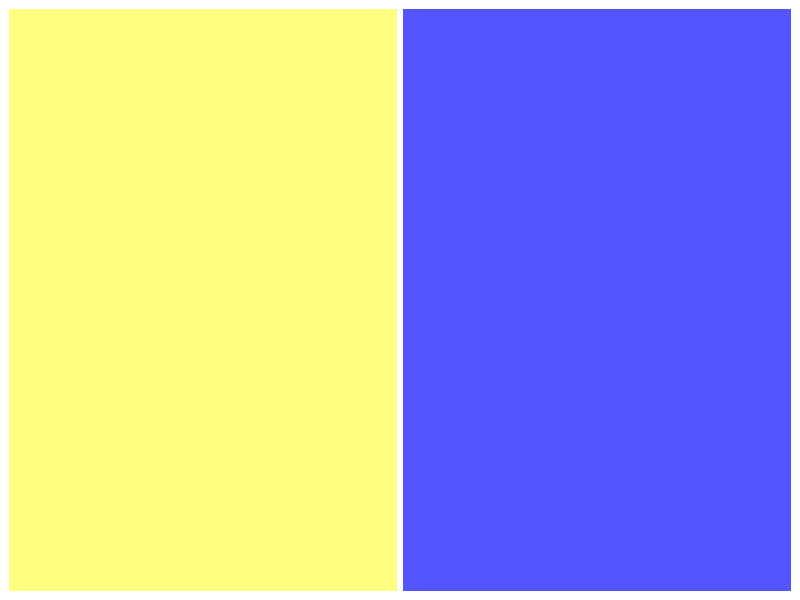
<?xml version="1.0" encoding="UTF-8"?>
<ui version="4.0">
 <class>MainWindow</class>
 <widget class="QMainWindow" name="MainWindow">
  <property name="geometry">
   <rect>
    <x>0</x>
    <y>0</y>
    <width>800</width>
    <height>600</height>
   </rect>
  </property>
  <property name="windowTitle">
   <string>MainWindow</string>
  </property>
  <property name="styleSheet">
   <string notr="true">background: transparent;</string>
  </property>
  <widget class="QWidget" name="centralwidget">
   <property name="styleSheet">
    <string notr="true"/>
   </property>
   <layout class="QHBoxLayout" name="horizontalLayout">
    <item>
     <widget class="QWidget" name="widget" native="true">
      <property name="styleSheet">
       <string notr="true">background-color: rgb(255, 255, 127);</string>
      </property>
     </widget>
    </item>
    <item>
     <widget class="QWidget" name="widget_2" native="true">
      <property name="styleSheet">
       <string notr="true">background-color: rgb(85, 85, 255);</string>
      </property>
     </widget>
    </item>
   </layout>
  </widget>
 </widget>
 <resources/>
 <connections/>
</ui>
